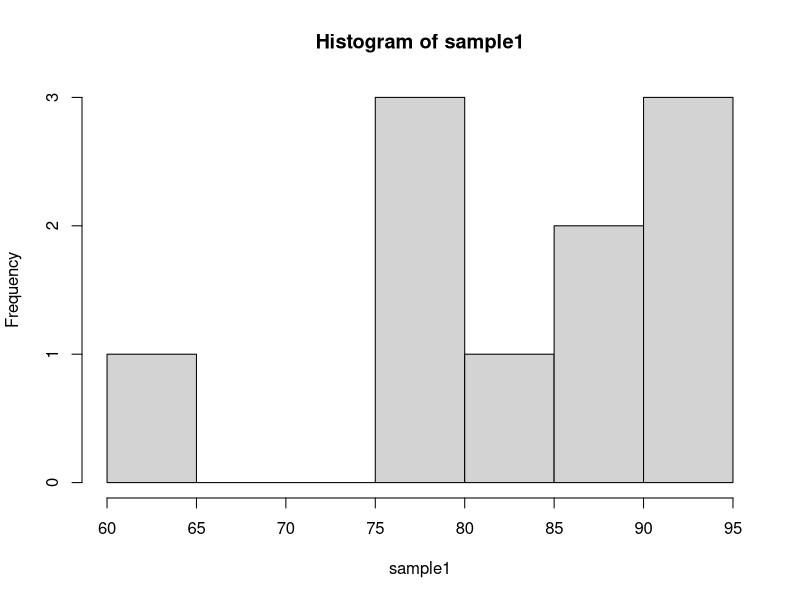
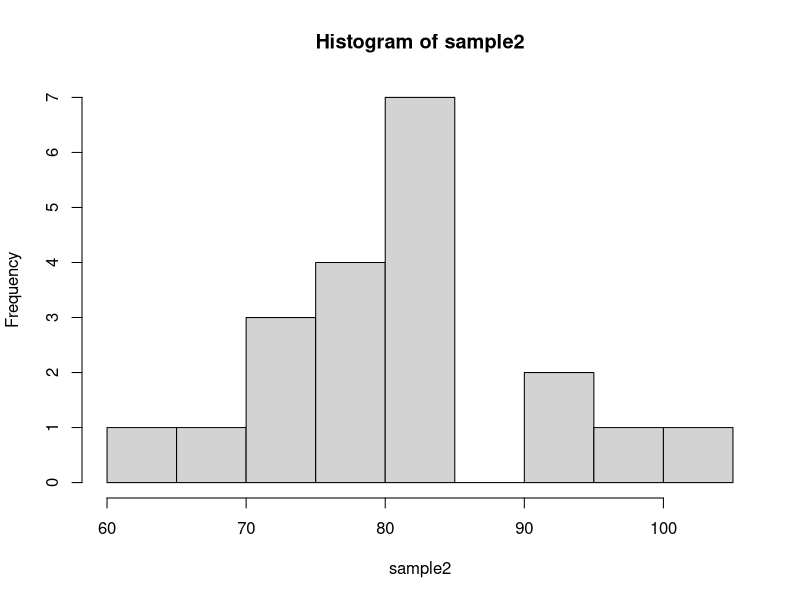
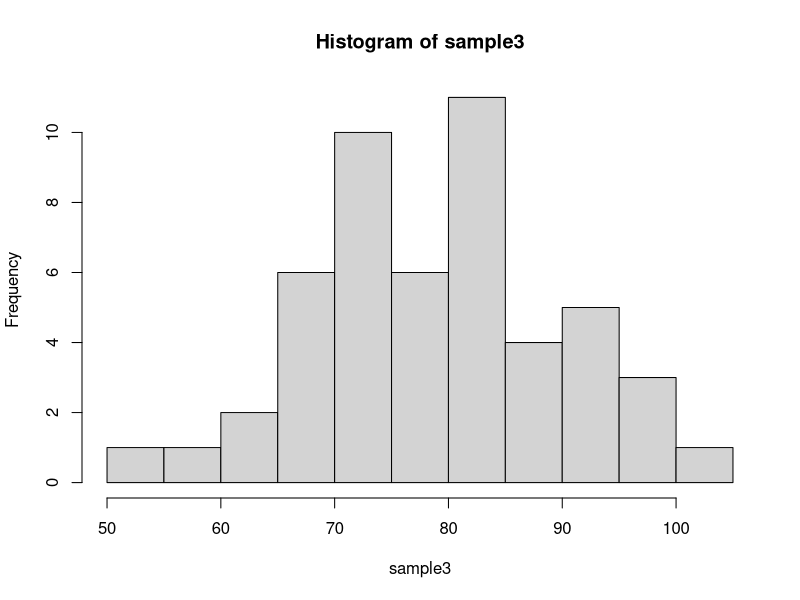
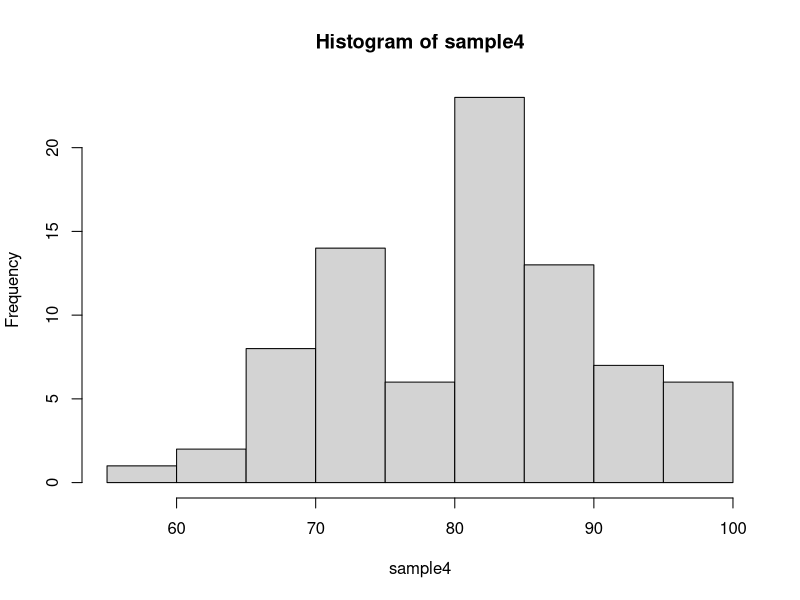
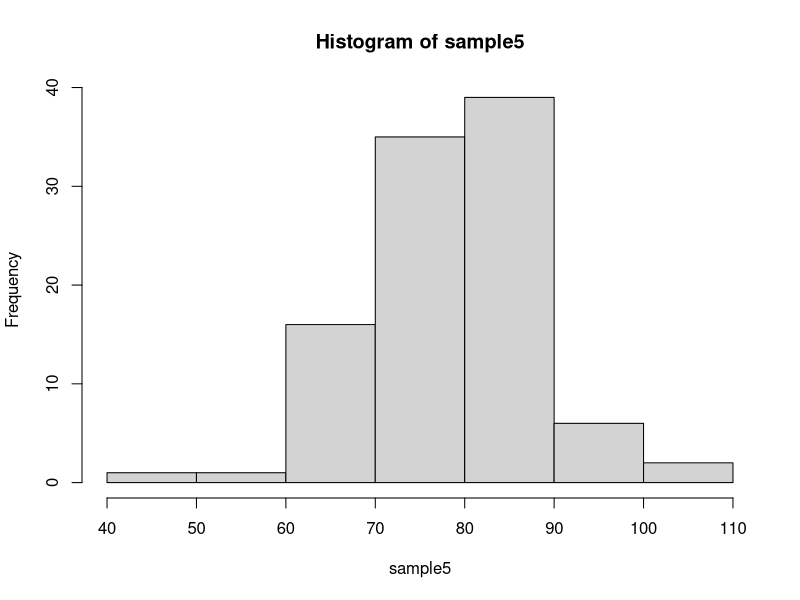
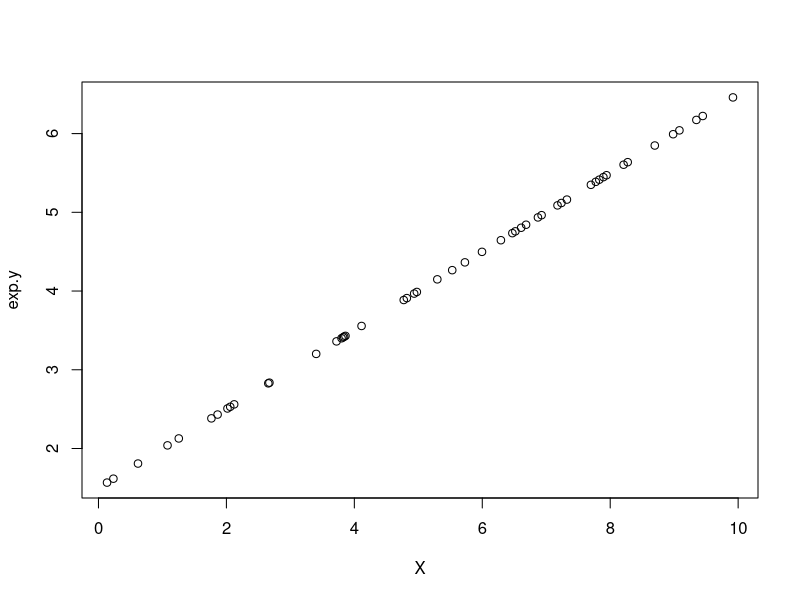
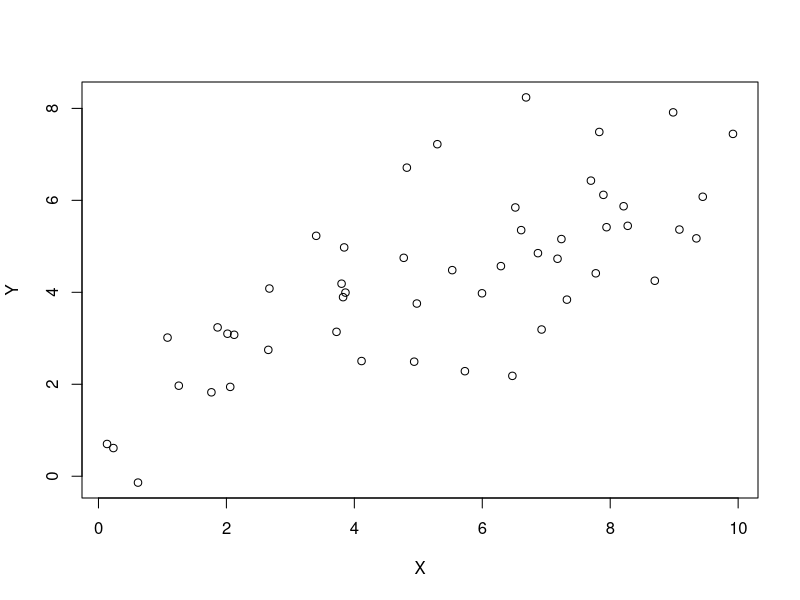
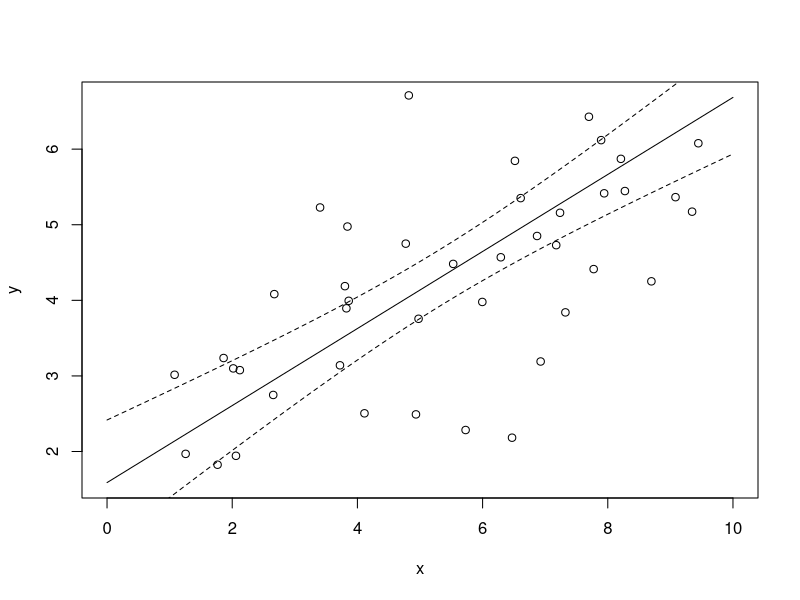

These charts were generated, in order, by the following R code:
## ---- chunk 1
mu <- 80 #pop. mean
sigma <- 10 #pop. standard deviation

#take 10 samples and look at distribution with rnorm. Everytime you use rnorm, it will draw 10 different samples
sample1 <- rnorm(10, mu, sigma) 
hist(sample1)

#rnorm for normal distribution
sample2<- rnorm(20, mu, sigma)
hist(sample2)
sample3<-rnorm(50, mu, sigma)
hist(sample3)
sample4 <- rnorm(80, mu, sigma)
hist(sample4)
sample5 <- rnorm(100, mu, sigma)
hist(sample5)

#need to calculate difference between sample and population means
#make a vector of means
means <- c(mean(sample1), mean(sample2), mean(sample3), mean(sample4), mean(sample5))

diff<-means-mu
diff

#closest estimation to the actual mean
which(abs(diff) == min(abs(diff)))
#use which to ask which, use abs to get absolute value of difference

## ---- chunk 2
#set.seed to make sure that when we draw a random number, it draws the same random numbers for everyone each time
set.seed(1)

#set parameters
n <- 50
beta0 <- 1.5 #intercept
beta1 <- 0.5 #slope
error.var <- 2 #residual error

#use uniform distribution to generate x, using runif
X <- runif(n, 0, 10) #put in paramters of min=0, max=10
head(X)

#relationship with X is modeled for the expected values of Y, next step is to generate expected values for Y based on a linear relationship with x
exp.y <- beta0 + beta1*X
exp.y #these are all the points of expected y that would fall on the line

#remember around the line, there is normally distributed random error
#now get the scatter around the line for random deviations, so use rnorm

Y <- rnorm(n, exp.y, sqrt(error.var)) #n is sample size, mu is the expected, sigma is the standard deviation, variance is sigma squared, we had variance, so we needed sqrt
head(Y)
#using rnorm to generate a random point (error) for each x at the expected y
plot(X, exp.y) #exp.y is mean of random deviation around line
plot(X,Y)

#here, used true pop. parameters to simulate data/observations, can now proceed as though you don't know the true paramters
#useful exercise bc can help you design your study

#fit data with lm
?lm
model1 <- lm(Y~X) #r automatically know the intercept is included
model1 #tells estimates of parameters (using random data against X)
summary(model1)
#res. standard error: error variance
str(model1)
#tells you predicted values of y, can use to plot results, or use predict.lm

#generate a new set of x values, now look at y does given the new x values

X.new <- data.frame(X = seq(0,10,0.2))
head(X.new)
dim(X.new) #now have 51 rows

Y.exp <- predict.lm(model1, X.new, interval = "confidence") 
head(Y.exp)

#plot first column against x-values in x.new using type l
plot(X.new$X, Y.exp[,1], type = "l", xlab = "x", ylab = "y" )
points(X.new$X, Y.exp[,2], type = "l", lty = 2)
points(X.new$X, Y.exp[,3], type = "l", lty = 2)
points(X,Y)
#this is all wrong, I must have messed up parameters

## ---- chunk 3
#expected value is now the poisson mean
#need to use log as a link function
#generate data from a poisson distribution using rpois
set.seed(1)

#need to get lambda
log.lam <- beta0 + beta1*X
lam <- exp(log.lam)

#generate poisson distribution for generated data
y.p <- rpois(n, lam)
head(y.p)

mod2 <- glm(y.p~X, family = "poisson") #for glm, need the formular (y~x), and also need to say the family of models you want to us
summary(mod2)
#look at coefficient estimation
# zvalue is like tvalue
#using the random scatter of observations that we simulated, got paramters very similar to the true

#predict expected y values given our model

Yp.exp <- predict.glm(mod2, X.new, interval = "confidence")
plot(X.new$X, Yp.exp, type = "l") #looks linear because plotted with log

#back-transformed y values
#exp is opposite of log, type=response automatically back-transforms
Yp.exp2 <- predict(mod2, X.new, type = "response", se.fit = TRUE)
structure(Yp.exp2)
Yp.exp2$se.fit #gives all the standard errors, but they can't really be back-transformed
plot(X.new$X, Yp.exp2$fit, type = "l")

## ---- chunk 4
getwd()
birddata <- read.csv("BirdsBurn.csv")
head(birddata)
#burned column is 0's and 1's (so is detected)

#y data is Detected column, x data is Burned column, can use this in making glm
mod3 <- glm(Detected~Burned, data = birddata, family = "binomial")
summary(mod3)
#beta0 = 2.2
#slope= 0.2, is no significant, p value >0.05

#parameteres on link function scale, need to back-transform to undestand things on probabiliy scale
#logit(p) in burned = intercept + slope
#logit (p) unburned = intercept

lp.burned <- 2.2246 + 0.2321
lp.unburned <- 2.2246

p.burned <- exp(lp.burned)/(exp(lp.burned) + 1) #exponent of lp.burned bc that's oppositive of link
p.unburned <- exp(lp.unburned)/(exp(lp.unburned) + 1)

burn.new <- data.frame(Burned = c(0,1)) #generate new burn data
Y1.p <- predict.glm(mod3, burn.new, type = "response", se.fit = T)

plot(1:2, Y1.p$fit, pch = 19, xlim=c(0.5, 2.5), ylim=c(0.8,1), axes = FALSE) #x is just values rom 1-2, y values are the predicted
axis(side =2)
axis(side = 1, at = c(1,2), label = c("Unburned", "Burned"))


